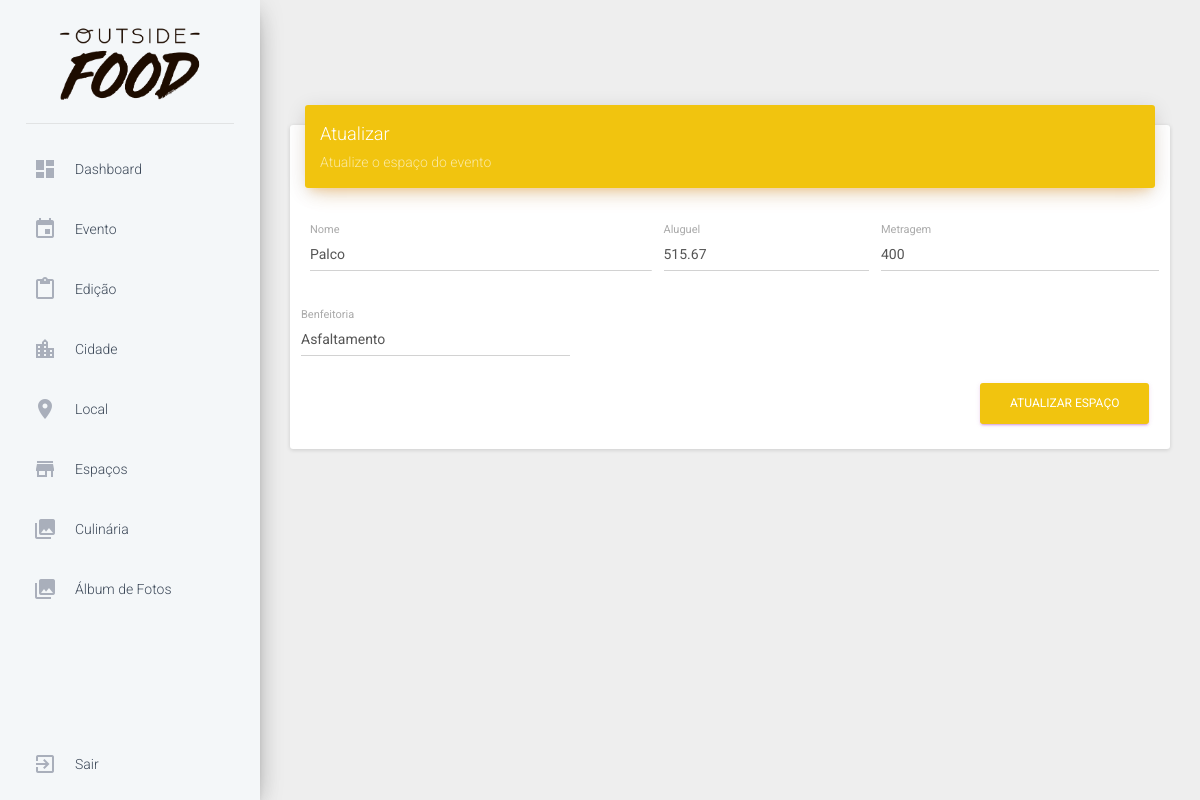
The app's page /SistemaOutsideFood/editarEspaco.php?id=1 with its own data.
### tables this page shows
CREATE TABLE `espacos` (
  `id` int(10) UNSIGNED NOT NULL,
  `nome` varchar(45) NOT NULL,
  `aluguel` varchar(15) NOT NULL,
  `metragem` double NOT NULL,
  `benfeitoria` varchar(100) NOT NULL
);

### SistemaOutsideFood/assets/php/classes/classEspacos.php (called while the page is built, shortened)
<?php
class Espacos{
	private $id;
	public function __construct() {
		$database = new Database();
		$dbSet = $database->dbSet();
		$this->conn = $dbSet;
	}
	function setId($value){
		$this->id = $value;
	}
	public function view(){
		$stmt = $this->conn->prepare("SELECT * FROM `espacos` WHERE `id` = :id");
		$stmt->bindParam(":id", $this->id);
		$stmt->execute();
		$row = $stmt->fetch(PDO::FETCH_OBJ);
		return $row;
	}
}
?>

### SistemaOutsideFood/editarEspaco.php (the view, shortened to what this page needs)
<?php
require_once 'headeradmin.php';
require_once 'assets/php/classes/classEspacos.php';
$espacos = new Espacos();
$espacos->setId($_GET['id']);
$esp = $espacos->view();
?>
<div class="content">
    <div class="container-fluid">
        <div class="row">
            <div class="col-md-12">
                <div class="card">
                    <div class="card-header" data-background-color="orange">
                        <h4 class="title">Atualizar</h4>
                        <p class="category">Atualize o espaço do evento</p>
                    </div>
                    <div class="card-content">
                        <form action="espaco.php" method="post">
                            <div class="row">
                                <div class="col-md-5">
                                    <div class="form-group label-floating">
                                        <label class="control-label">Nome</label>
                                        <input type="text" name="nome" class="form-control" value="<?php echo $esp->nome ?>">
                                    </div>
                                </div>
                                <div class="col-md-3">
                                    <div class="form-group label-floating">
                                        <label class="control-label">Aluguel</label>
                                        <input type="text" name="aluguel" class="form-control" value="<?php echo $esp->aluguel ?>" onkeyup="moeda(this);">
                                    </div>
                                </div>
                                <div class="col-md-4">
                                    <div class="form-group label-floating">
                                        <label class="control-label">Metragem</label>
                                        <input id="formulario" type="number" name="metragem" class="form-control" value="<?php echo $esp->metragem ?>">
                                    </div>
                                </div>
                                <div class="col-md-4">
                                    <div class="form-group label-floating">
                                        <label class="control-label">Benfeitoria</label>
                                        <input id="formulario" type="text" name="benfeitoria" class="form-control" value="<?php echo $esp->benfeitoria ?>">
                                    </div>
                                </div>
                            </div>
                            <button type="submit" name="edit" id="btnamarelo" class="btn btn-primary pull-right">Atualizar Espaço</button>
                            <div class="clearfix"></div>
                        </form>
                    </div>
                </div>
            </div>
        </div>
    </div>
</div>
</div>
<?php
require_once 'footer.php';
?>

### records on screen
espacos: nome "Palco", aluguel "515.67", metragem "400", benfeitoria "Asfaltamento"
